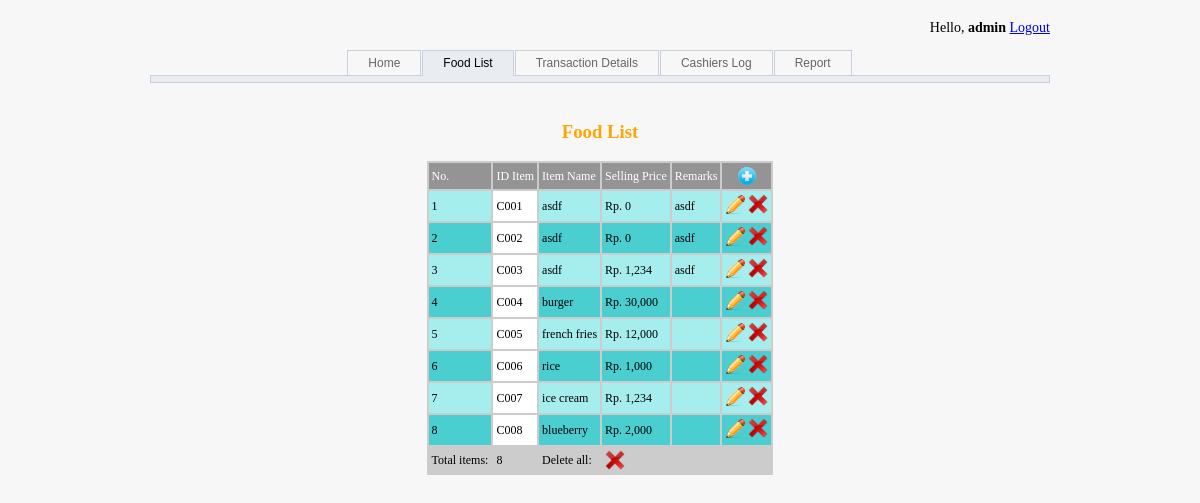
Screenshot of /food_list.php (signed in) with the database file from the repository.
### tables this page shows
CREATE TABLE IF NOT EXISTS `res_item` (
  `id_item` varchar(10) NOT NULL,
  `item_name` varchar(20) NOT NULL,
  `price` int(20) NOT NULL,
  `remarks` varchar(20) NOT NULL
);

### food_list.php (the view, shortened to what this page needs)
<html>
<head>
<link rel="stylesheet" href="css/style.css" media="screen" type="text/css" />
<link rel="stylesheet" href="css/css-menu.css" media="screen" type="text/css" />
</head>
<body>
<?php
if ($_SESSION['level'] == 'admin') {
$sql = "SELECT * FROM res_item";
$result = mysql_query($sql);
?>
<div align="center">
<p align=right style=" font-family:Tahoma; font-size:14px; ">Hello, <b><?php echo $_SESSION['id']; ?></b>
 <a href="logout.php">Logout</a></p>
 <div class="menu3">
    <a href="admin_menu.php" >Home</a>
    <a href="food_list.php" class="current">Food List</a>
    <a href="transaction_list.php" >Transaction Details</a>
    <a href="cashiers_log.php">Cashiers Log</a>
    <a href="report.php" >Report</a>
</div>
<div class="menu3sub"> </div>
<br>
<h3 style="color:orange; font-family:Tahoma;">Food List</h3>
<table align=center border = 0 cellpadding="3" cellspacing"2" bgcolor = "#cccccc" style=" font-family:Tahoma; font-size:12px; ">
<tr bgcolor="#949494" style = "color:#ffffff">
<td>No.</td>
<td>ID Item</td>
<td>Item Name</td>
<td>Selling Price</td>
<td>Remarks</td>
<td align=center><a href="food_list_add.php"><img border="0" alt="Add" src="add.png" width="20" height="20" ></td>
</tr>
<?php
$i = 0;
while ($data=mysql_fetch_array($result)) {
$i++;
if ( $i %2 == 0){?> <tr bgcolor="#4aced0"> <?php } else {  ?> <tr bgcolor="#a6edee"> <?php } ?>
<td><?php echo $i ; ?></td>
<td bgcolor=white><?php echo $data['id_item']; ?></td>
<td><?php echo $data['item_name']; ?></td>
<td><?php echo "Rp. ".(number_format($data['price'])); ?></td>
<td><?php echo $data['remarks']; ?></td>
<td>
    <a href="food_list_edit.php?ids=<?php echo $data['id_item']; ?>"><img border="0" alt="Edit" src="edit.png" width="20" height="20"></a>
    <a href="food_list_delete.php?id=<?php echo $data['id_item']; ?>"><img border="0" alt="Delete" src="del.png" width="20" height="20"></a></td>
</tr>
<?php
}
?>
<tr>
<td>Total items: </td>
<td><?php echo $i; ?></td>
<td>Delete all: </td>
<td><a href="food_list_delete.php?id=all"><img border="0" alt="Delete" src="del.png" width="20" height="20"></a></td>
</tr>
</table>
</div>
<?php } else {
?>
<center><p>Unauthorized User!</p></center>
<?php
echo ("<META HTTP-EQUIV=Refresh CONTENT=\"3;URL=login.php\">");
}
?>
</body>
</html>

### css/style.css (style rules this page uses)
body { background: url no-repeat center center fixed; -webkit-background-size: cover; -moz-background-size: cover; -o-background-size: cover; background-size: cover; font-family: 'Roboto', sans-serif; }
body { padding: 20px; width: 900px; background-color: #F7F7F7; margin: 0 auto; }

### css/css-menu.css (style rules this page uses)
div.menu3 a { display: inline-block; padding: 0 20px; margin-right:1px; background:#F7F7F7; color:Black; text-decoration:none; font: normal 12px Arial; line-height: 24px; border:1px solid #CAD0DB; border-bottom:0; color:#666; vertical-align:top; text-decoration:none; }
div.menu3 a:hover, div.menu3 a.current { background:#E9ECF0; line-height: 25px; color:#000; }
div.menu3sub { height:6px; border:1px solid #CAD0DB; background:#E9ECF0; }

### rows the page displays
res_item: id_item "C001", item_name "asdf", price "0", remarks "asdf"
res_item: id_item "C002", item_name "asdf", price "0", remarks "asdf"
res_item: id_item "C003", item_name "asdf", price "1,234", remarks "asdf"
res_item: id_item "C004", item_name "burger", price "30,000"
res_item: id_item "C005", item_name "french fries", price "12,000"
res_item: id_item "C006", item_name "rice", price "1,000"
res_item: id_item "C007", item_name "ice cream", price "1,234"
res_item: id_item "C008", item_name "blueberry", price "2,000"

### other values shown
$_SESSION['id'] "admin"
$i "8"
